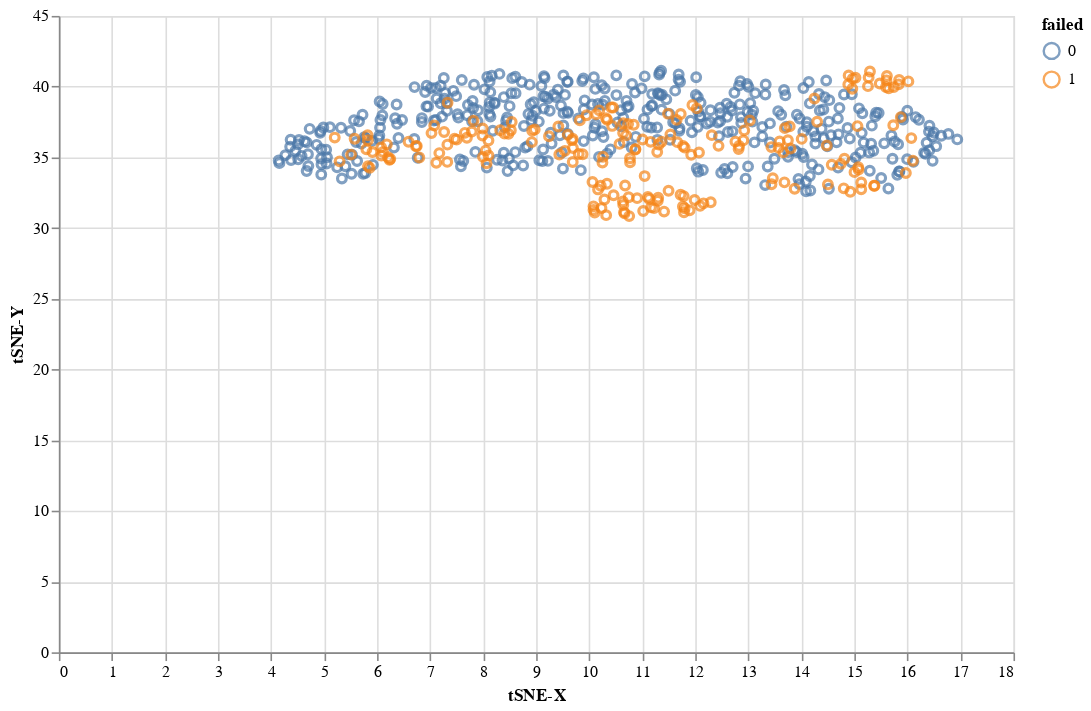

Notebook code cell kept with this figure:
### Code cell
to_umap(X_selected, y, target='failed', n_neighbors=300, min_dist=1.0, metric='euclidean')

### Figure 1 — Vega-Lite specification as saved in the notebook (floating-point values rounded to 4 significant figures; data arrays with more than 128 entries replaced by an {"elided": "..."} marker saying what was removed)
{"config": {"view": {"continuousWidth": 400, "continuousHeight": 300}}, "data": {"name": "data-5da3681d455e6a873e9f3a71a3ef9d13"}, "mark": "point", "encoding": {"color": {"type": "nominal", "field": "failed"}, "x": {"type": "quantitative", "field": "tSNE-X"}, "y": {"type": "quantitative", "field": "tSNE-Y"}}, "height": 400, "selection": {"selector001": {"type": "interval", "bind": "scales", "encodings": ["x", "y"]}}, "width": 600, "$schema": "https://vega.github.io/schema/vega-lite/v4.8.1.json", "datasets": {"data-5da3681d455e6a873e9f3a71a3ef9d13": {"elided": "591 records"}}}
